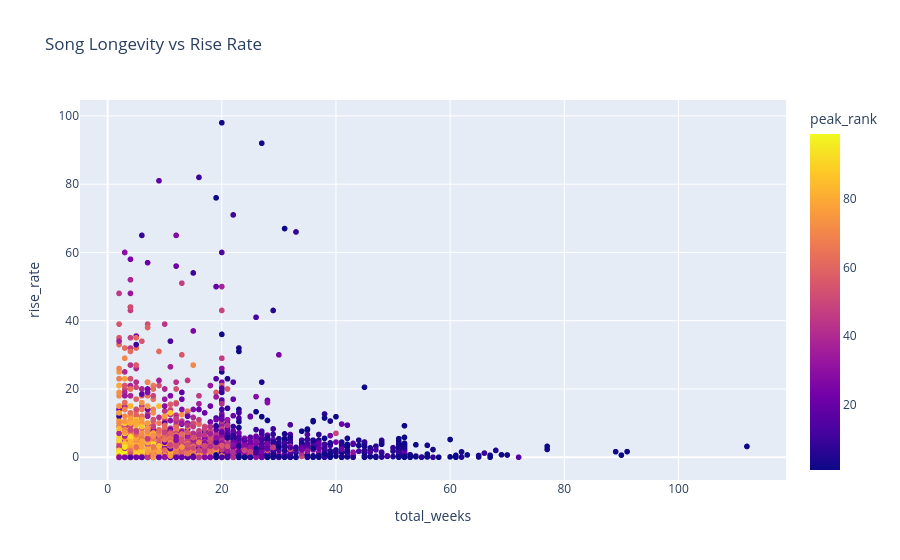

Here is the notebook cell this chart was saved with:
### Code cell
import plotly.express as px 

fig = px.scatter(
    rise_df,
    x="total_weeks",
    y="rise_rate",
    color="peak_rank",
    hover_data=["title", "artist", "peak_rank", "debut_rank"],
    title="Song Longevity vs Rise Rate"
)

fig.show()

### Figure 1 — Plotly figure (JSON) as saved in the notebook; plotly's stock layout.template omitted (floating-point values rounded to 4 significant figures; data arrays with more than 128 entries replaced by an {"elided": "..."} marker saying what was removed)
{"data": [{"customdata": {"elided": "3757x4 mixed values"}, "hovertemplate": "total_weeks=%{x}<br>rise_rate=%{y}<br>title=%{customdata[0]}<br>artist=%{customdata[1]}<br>peak_rank=%{marker.color}<br>debut_rank=%{customdata[3]}<extra></extra>", "legendgroup": "", "marker": {"color": {"elided": "3757 float values"}, "coloraxis": "coloraxis", "symbol": "circle"}, "mode": "markers", "name": "", "showlegend": false, "type": "scattergl", "x": {"elided": "3757 int values"}, "xaxis": "x", "y": {"elided": "3757 float values"}, "yaxis": "y"}], "layout": {"coloraxis": {"colorbar": {"title": {"text": "peak_rank"}}, "colorscale": [[0, "#0d0887"], [0.1111, "#46039f"], [0.2222, "#7201a8"], [0.3333, "#9c179e"], [0.4444, "#bd3786"], [0.5556, "#d8576b"], [0.6667, "#ed7953"], [0.7778, "#fb9f3a"], [0.8889, "#fdca26"], [1, "#f0f921"]]}, "legend": {"tracegroupgap": 0}, "title": {"text": "Song Longevity vs Rise Rate"}, "xaxis": {"anchor": "y", "domain": [0, 1], "title": {"text": "total_weeks"}}, "yaxis": {"anchor": "x", "domain": [0, 1], "title": {"text": "rise_rate"}}}}
